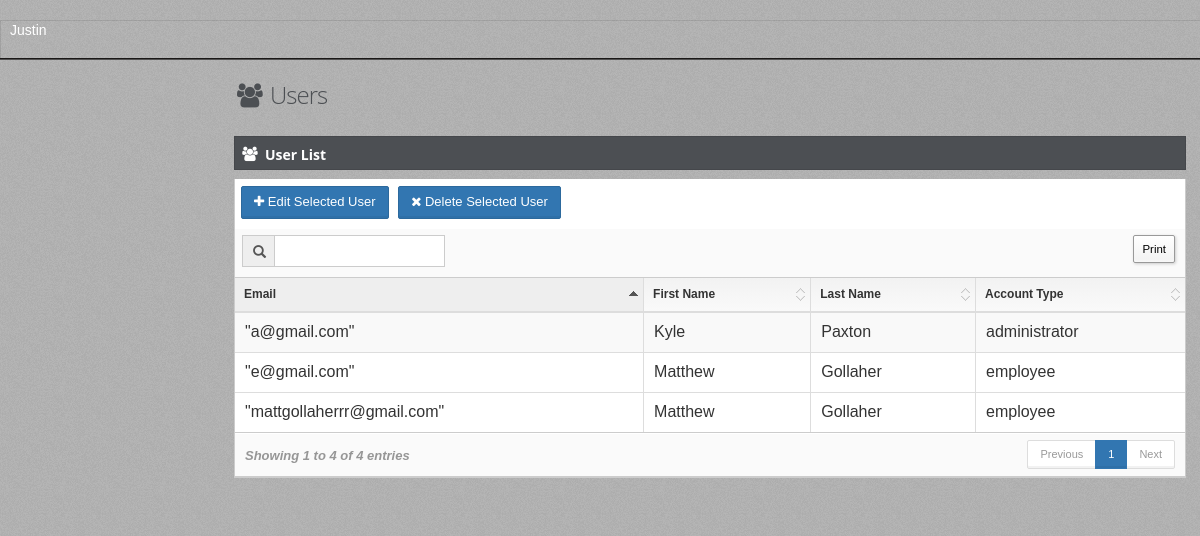
The app's page /userViewMaster (signed in), older data.
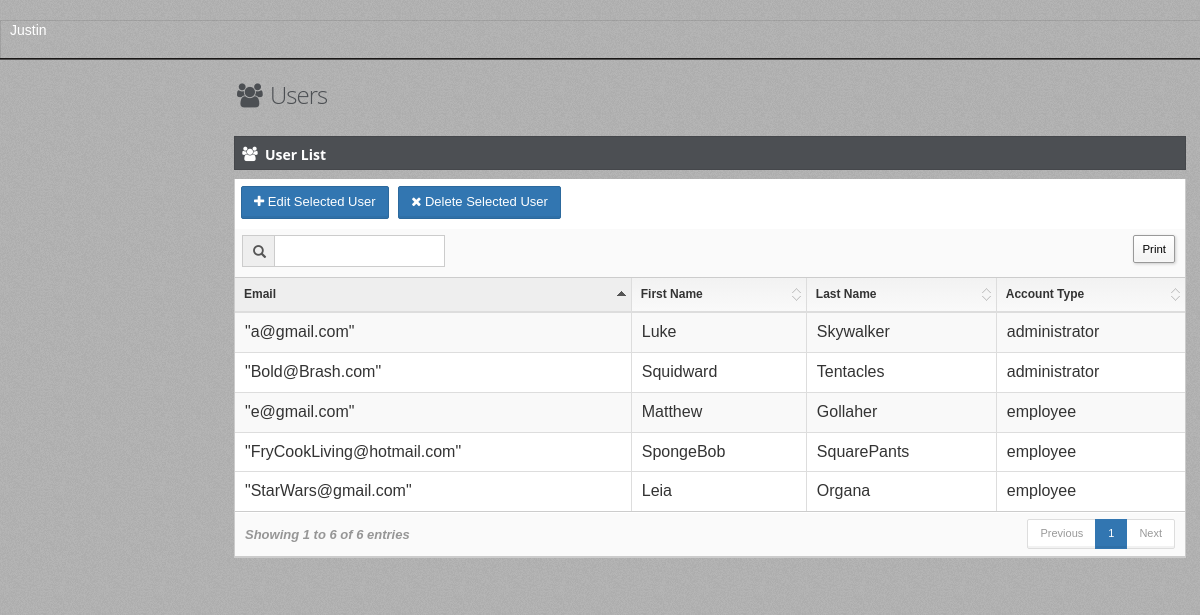
The same page, newer data.
### tables this page shows
CREATE TABLE "User" (
	`Email`	TEXT NOT NULL UNIQUE,
	`Password`	TEXT NOT NULL,
	`AccountType`	TEXT NOT NULL,
	`FirstName`	TEXT NOT NULL,
	`LastName`	TEXT NOT NULL,
	PRIMARY KEY(`Email`)
);

### app.py (the view)
@app.route('/userViewMaster')
def userViewMaster():
    return userViewModule.userViewMaster()

### databaseFunctions.py (called while the page is built)
def getAllUserEmails():
    with engine.connect() as connection:
        sqlText = text("SELECT Email FROM User ORDER by LastName, FirstName, Email")
        result = engine.execute(sqlText)
        emails = []
        for row in result:
            emails.append(row[0])
        if not emails:
            return None
        else:
            return emails

def getAllUserFirstNames():
    with engine.connect() as connection:
        sqlText = text("SELECT FirstName FROM User ORDER by LastName, FirstName, Email")
        result = engine.execute(sqlText)
        firstNames = []
        for row in result:
            firstNames.append(row[0])
        if not firstNames:
            return None
        else:
            return firstNames

def getAllUserLastNames():
    with engine.connect() as connection:
        sqlText = text("SELECT LastName FROM User ORDER by LastName, FirstName, Email")
        result = engine.execute(sqlText)
        lastNames = []
        for row in result:
            lastNames.append(row[0])
        if not lastNames:
            return None
        else:
            return lastNames

### templates/userViewMaster.html (shortened to what this page needs)
﻿{% extends "layout.html" %}
{% block body %}
<div id="main" role="main">
    <div id="content">
        <div class="row">
            <div class="col-xs-12 col-sm-7 col-md-7 col-lg-4">
                <h1 class="page-title txt-color-blueDark">
                    <i class="fa-fw fa fa-users"></i>
                    Users
                </h1>
            </div>
        </div>
        <section id="widget-grid" class="">
            <div class="row">
                <article class="col-xs-12 col-sm-12 col-md-12 col-lg-12">
                    <div class="jarviswidget jarviswidget-color-blueDark" id="wid-id-1" data-widget-editbutton="false" data-widget-colorbutton="false" data-widget-deletebutton="false">
                        <header style="padding-top:10px">
                            <span class="widget-icon"> <i class="fa fa-users"></i> </span>
                            <h2 style="line-height:15px"><strong>User List</strong></h2>
                        </header>
                        <div>
                            <div class="widget-body no-padding">
                                <div style="padding-bottom:10px; padding-right: 5px; padding-top: 7px;">
                                    <button class="btn btn-primary" id="editUser" style="margin-left:6px;" data-target="#editModal">
                                        <i class="fa fa-plus"></i> <span class="hidden-mobile">Edit Selected User</span>
                                    </button>
                                    <button class="btn btn-primary" style="margin-left:6px;" id="deleteButton">
                                        <i class="fa fa-times"></i> <span class="hidden-mobile">Delete Selected User</span>
                                    </button>
                                </div>
                                <table id="datatable" class="table table-striped table-bordered table-hover">
                                    <thead>
                                        <tr>
                                            <th data-hide="phone">Email</th>
                                            <th data-class="expand">First Name</th>
                                            <th data-hide="phone">Last Name</th>
                                            <th data-hide="phone">Account Type</th>
                                        </tr>
                                    </thead>
                                    <tbody>
                                        {% for row in userTable %}
                                        <tr id="tr">
                                            {% if row['accountType'] == 'master' %}
                                            <td style="display:none;">{{ row['email']|tojson|safe }}</td>
                                            <td style="display:none;">{{ row['firstName'] }}</td>
                                            <td style="display:none;">{{ row['lastName'] }}</td>
                                            <td style="display:none;">{{ row['accountType'] }}</td>
                                            {% else %}
                                            <td>{{ row['email']|tojson|safe }}</td>
                                            <td>{{ row['firstName'] }}</td>
                                            <td>{{ row['lastName'] }}</td>
                                            <td>{{ row['accountType'] }}</td>
                                            {% endif %}
                                        </tr>
                                        {% endfor %}
                                    </tbody>
                                </table>
                            </div>
                        </div>
                    </div>
                </article>
            </div>
        </section>
    </div>
</div>
    {% endblock %}

Row changes from the older to the newer data that the page shows:
removed User: email|tojson "\"mattgollaherrr@gmail.com\"", firstName "Matthew", lastName "Gollaher", accountType "employee"
added User: email|tojson "\"StarWars@gmail.com\"", firstName "Leia", lastName "Organa", accountType "employee"
added User: email|tojson "\"FryCookLiving@hotmail.com\"", firstName "SpongeBob", lastName "SquarePants", accountType "employee"
added User: email|tojson "\"Bold@Brash.com\"", firstName "Squidward", lastName "Tentacles", accountType "administrator"
Text that changed along with them:
text written by a page script: "Print Showing 1 to 4 of 4 entries Previous 1 Next" → "Print Showing 1 to 6 of 6 entries Previous 1 Next"
new list line: "\"a@gmail.com\" Luke Skywalker administrator"
list line gone: "\"a@gmail.com\" Kyle Paxton administrator"
